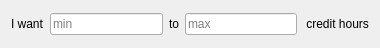
<?xml version="1.0" encoding="UTF-8"?>
<ui version="4.0">
 <class>CreditWidgetItem</class>
 <widget class="QWidget" name="CreditWidgetItem">
  <property name="geometry">
   <rect>
    <x>0</x>
    <y>0</y>
    <width>380</width>
    <height>48</height>
   </rect>
  </property>
  <property name="windowTitle">
   <string>Form</string>
  </property>
  <layout class="QHBoxLayout" name="horizontalLayout_2">
   <item>
    <layout class="QHBoxLayout" name="horizontalLayout">
     <item>
      <widget class="QLabel" name="label">
       <property name="text">
        <string>I want</string>
       </property>
      </widget>
     </item>
     <item>
      <widget class="QLineEdit" name="lineEdit">
       <property name="placeholderText">
        <string>min</string>
       </property>
      </widget>
     </item>
     <item>
      <widget class="QLabel" name="label_2">
       <property name="text">
        <string>to</string>
       </property>
      </widget>
     </item>
     <item>
      <widget class="QLineEdit" name="lineEdit_2">
       <property name="placeholderText">
        <string>max</string>
       </property>
      </widget>
     </item>
     <item>
      <widget class="QLabel" name="label_3">
       <property name="text">
        <string> credit hours</string>
       </property>
      </widget>
     </item>
    </layout>
   </item>
  </layout>
 </widget>
 <resources/>
 <connections/>
</ui>
